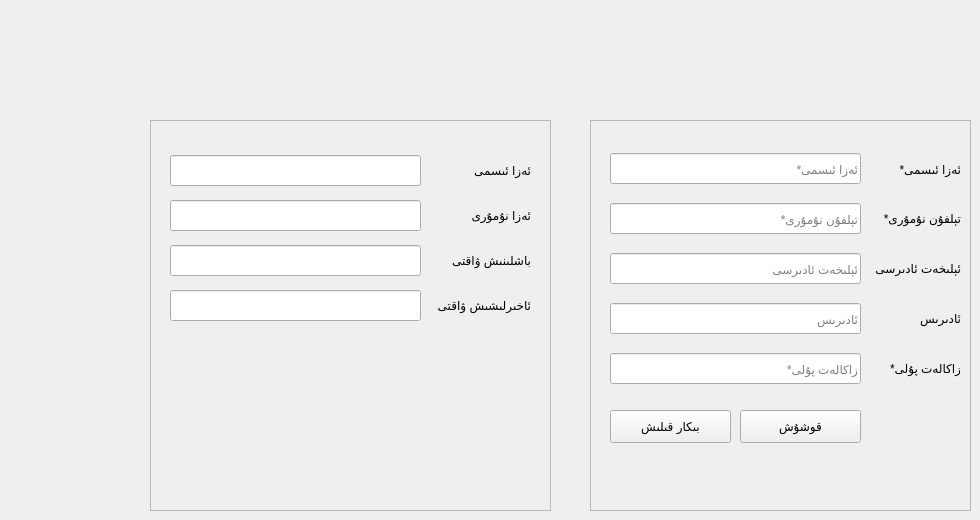
      <widget class="QWidget" name="tab_16">
       <attribute name="title">
        <string>add client</string>
       </attribute>
       <widget class="QFrame" name="frame_3">
        <property name="geometry">
         <rect>
          <x>590</x>
          <y>120</y>
          <width>381</width>
          <height>391</height>
         </rect>
        </property>
        <property name="frameShape">
         <enum>QFrame::StyledPanel</enum>
        </property>
        <property name="frameShadow">
         <enum>QFrame::Raised</enum>
        </property>
        <widget class="QLineEdit" name="lineEdit_64">
         <property name="geometry">
          <rect>
           <x>20</x>
           <y>83</y>
           <width>251</width>
           <height>31</height>
          </rect>
         </property>
         <property name="text">
          <string/>
         </property>
         <property name="placeholderText">
          <string>تېلفۇن نۇمۇرى*</string>
         </property>
        </widget>
        <widget class="QPushButton" name="pushButton_51">
         <property name="geometry">
          <rect>
           <x>150</x>
           <y>290</y>
           <width>121</width>
           <height>33</height>
          </rect>
         </property>
         <property name="text">
          <string>قوشۇش</string>
         </property>
        </widget>
        <widget class="QLineEdit" name="lineEdit_48">
         <property name="geometry">
          <rect>
           <x>20</x>
           <y>133</y>
           <width>251</width>
           <height>31</height>
          </rect>
         </property>
         <property name="text">
          <string/>
         </property>
         <property name="placeholderText">
          <string>ئېلىخەت ئادىرسى</string>
         </property>
        </widget>
        <widget class="QLineEdit" name="lineEdit_62">
         <property name="geometry">
          <rect>
           <x>20</x>
           <y>233</y>
           <width>251</width>
           <height>31</height>
          </rect>
         </property>
         <property name="text">
          <string/>
         </property>
         <property name="echoMode">
          <enum>QLineEdit::Normal</enum>
         </property>
         <property name="placeholderText">
          <string>زاكالەت پۇلى*</string>
         </property>
        </widget>
        <widget class="QLineEdit" name="lineEdit_61">
         <property name="geometry">
          <rect>
           <x>20</x>
           <y>183</y>
           <width>251</width>
           <height>31</height>
          </rect>
         </property>
         <property name="text">
          <string/>
         </property>
         <property name="echoMode">
          <enum>QLineEdit::Normal</enum>
         </property>
         <property name="placeholderText">
          <string>ئادىرىس</string>
         </property>
        </widget>
        <widget class="QLineEdit" name="lineEdit_63">
         <property name="geometry">
          <rect>
           <x>20</x>
           <y>33</y>
           <width>251</width>
           <height>31</height>
          </rect>
         </property>
         <property name="placeholderText">
          <string>ئەزا ئىسمى*</string>
         </property>
        </widget>
        <widget class="QLabel" name="label_55">
         <property name="geometry">
          <rect>
           <x>270</x>
           <y>238</y>
           <width>101</width>
           <height>20</height>
          </rect>
         </property>
         <property name="text">
          <string>زاكالەت پۇلى*</string>
         </property>
        </widget>
        <widget class="QLabel" name="label_57">
         <property name="geometry">
          <rect>
           <x>270</x>
           <y>88</y>
           <width>101</width>
           <height>20</height>
          </rect>
         </property>
         <property name="text">
          <string>تېلفۇن نۇمۇرى*</string>
         </property>
        </widget>
        <widget class="QLabel" name="label_56">
         <property name="geometry">
          <rect>
           <x>270</x>
           <y>188</y>
           <width>101</width>
           <height>20</height>
          </rect>
         </property>
         <property name="text">
          <string>ئادىرىس</string>
         </property>
        </widget>
        <widget class="QLabel" name="label_53">
         <property name="geometry">
          <rect>
           <x>270</x>
           <y>39</y>
           <width>101</width>
           <height>20</height>
          </rect>
         </property>
         <property name="text">
          <string>ئەزا ئىسمى*</string>
         </property>
        </widget>
        <widget class="QLabel" name="label_54">
         <property name="geometry">
          <rect>
           <x>270</x>
           <y>138</y>
           <width>101</width>
           <height>20</height>
          </rect>
         </property>
         <property name="text">
          <string>ئېلىخەت ئادىرسى</string>
         </property>
        </widget>
        <widget class="QPushButton" name="pushButton_57">
         <property name="geometry">
          <rect>
           <x>20</x>
           <y>290</y>
           <width>121</width>
           <height>33</height>
          </rect>
         </property>
         <property name="text">
          <string>بىكار قىلىش</string>
         </property>
        </widget>
       </widget>
       <widget class="QFrame" name="frame_5">
        <property name="geometry">
         <rect>
          <x>150</x>
          <y>120</y>
          <width>401</width>
          <height>391</height>
         </rect>
        </property>
        <property name="frameShape">
         <enum>QFrame::StyledPanel</enum>
        </property>
        <property name="frameShadow">
         <enum>QFrame::Raised</enum>
        </property>
        <widget class="QLineEdit" name="lineEdit_73">
         <property name="geometry">
          <rect>
           <x>20</x>
           <y>125</y>
           <width>251</width>
           <height>31</height>
          </rect>
         </property>
         <property name="text">
          <string/>
         </property>
         <property name="echoMode">
          <enum>QLineEdit::Normal</enum>
         </property>
         <property name="placeholderText">
          <string/>
         </property>
        </widget>
        <widget class="QLineEdit" name="lineEdit_65">
         <property name="geometry">
          <rect>
           <x>20</x>
           <y>80</y>
           <width>251</width>
           <height>31</height>
          </rect>
         </property>
         <property name="text">
          <string/>
         </property>
         <property name="echoMode">
          <enum>QLineEdit::Normal</enum>
         </property>
         <property name="placeholderText">
          <string/>
         </property>
        </widget>
        <widget class="QLineEdit" name="lineEdit_74">
         <property name="geometry">
          <rect>
           <x>20</x>
           <y>170</y>
           <width>251</width>
           <height>31</height>
          </rect>
         </property>
         <property name="text">
          <string/>
         </property>
         <property name="echoMode">
          <enum>QLineEdit::Normal</enum>
         </property>
         <property name="placeholderText">
          <string/>
         </property>
        </widget>
        <widget class="QLineEdit" name="lineEdit_75">
         <property name="geometry">
          <rect>
           <x>20</x>
           <y>35</y>
           <width>251</width>
           <height>31</height>
          </rect>
         </property>
         <property name="text">
          <string/>
         </property>
         <property name="echoMode">
          <enum>QLineEdit::Normal</enum>
         </property>
         <property name="placeholderText">
          <string/>
         </property>
        </widget>
        <widget class="QLabel" name="label_67">
         <property name="geometry">
          <rect>
           <x>280</x>
           <y>175</y>
           <width>101</width>
           <height>20</height>
          </rect>
         </property>
         <property name="text">
          <string>ئاخىرلىشىش ۋاقتى</string>
         </property>
        </widget>
        <widget class="QLabel" name="label_68">
         <property name="geometry">
          <rect>
           <x>280</x>
           <y>40</y>
           <width>101</width>
           <height>20</height>
          </rect>
         </property>
         <property name="text">
          <string>ئەزا ئىسمى</string>
         </property>
        </widget>
        <widget class="QLabel" name="label_66">
         <property name="geometry">
          <rect>
           <x>280</x>
           <y>130</y>
           <width>101</width>
           <height>20</height>
          </rect>
         </property>
         <property name="text">
          <string>باشلىنىش ۋاقتى</string>
         </property>
        </widget>
        <widget class="QLabel" name="label_58">
         <property name="geometry">
          <rect>
           <x>280</x>
           <y>85</y>
           <width>101</width>
           <height>20</height>
          </rect>
         </property>
         <property name="text">
          <string>ئەزا نۇمۇرى</string>
         </property>
        </widget>
       </widget>
      </widget>
